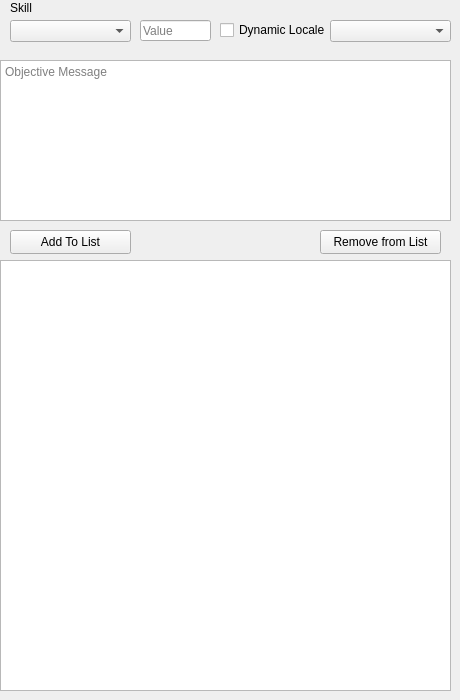
               <widget class="QWidget" name="tab_12">
                <attribute name="title">
                 <string>Skill</string>
                </attribute>
                <widget class="QPushButton" name="FinishSkillRemoveFromList">
                 <property name="geometry">
                  <rect>
                   <x>320</x>
                   <y>230</y>
                   <width>121</width>
                   <height>24</height>
                  </rect>
                 </property>
                 <property name="text">
                  <string>Remove from List</string>
                 </property>
                </widget>
                <widget class="QLineEdit" name="FinishSkillValue">
                 <property name="geometry">
                  <rect>
                   <x>140</x>
                   <y>20</y>
                   <width>71</width>
                   <height>21</height>
                  </rect>
                 </property>
                 <property name="placeholderText">
                  <string>Value</string>
                 </property>
                 <property name="clearButtonEnabled">
                  <bool>true</bool>
                 </property>
                </widget>
                <widget class="QCheckBox" name="FinishDynamicLocaleSkill">
                 <property name="geometry">
                  <rect>
                   <x>220</x>
                   <y>20</y>
                   <width>111</width>
                   <height>20</height>
                  </rect>
                 </property>
                 <property name="text">
                  <string>Dynamic Locale</string>
                 </property>
                </widget>
                <widget class="QLabel" name="label_2">
                 <property name="geometry">
                  <rect>
                   <x>10</x>
                   <y>0</y>
                   <width>49</width>
                   <height>16</height>
                  </rect>
                 </property>
                 <property name="text">
                  <string>Skill</string>
                 </property>
                </widget>
                <widget class="QComboBox" name="FinishSkillCompare">
                 <property name="geometry">
                  <rect>
                   <x>330</x>
                   <y>20</y>
                   <width>121</width>
                   <height>22</height>
                  </rect>
                 </property>
                 <property name="placeholderText">
                  <string>Compare Method</string>
                 </property>
                </widget>
                <widget class="QPushButton" name="FinishSkillAddToList">
                 <property name="geometry">
                  <rect>
                   <x>10</x>
                   <y>230</y>
                   <width>121</width>
                   <height>24</height>
                  </rect>
                 </property>
                 <property name="text">
                  <string>Add To List</string>
                 </property>
                </widget>
                <widget class="QComboBox" name="FinishSkillComboBox">
                 <property name="geometry">
                  <rect>
                   <x>10</x>
                   <y>20</y>
                   <width>121</width>
                   <height>22</height>
                  </rect>
                 </property>
                 <property name="placeholderText">
                  <string>Skill</string>
                 </property>
                </widget>
                <widget class="QListWidget" name="FinishSkillWidget">
                 <property name="geometry">
                  <rect>
                   <x>0</x>
                   <y>260</y>
                   <width>451</width>
                   <height>431</height>
                  </rect>
                 </property>
                </widget>
                <widget class="QTextEdit" name="FinishSkillObjective">
                 <property name="geometry">
                  <rect>
                   <x>0</x>
                   <y>60</y>
                   <width>451</width>
                   <height>161</height>
                  </rect>
                 </property>
                 <property name="placeholderText">
                  <string>Objective Message</string>
                 </property>
                </widget>
               </widget>
